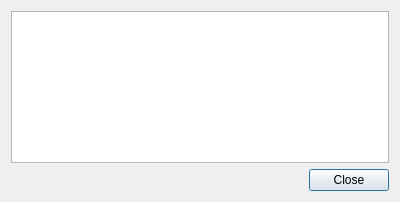
<?xml version="1.0" encoding="UTF-8"?>
<ui version="4.0">
 <class>frmComm</class>
 <widget class="QDialog" name="frmComm">
  <property name="geometry">
   <rect>
    <x>0</x>
    <y>0</y>
    <width>400</width>
    <height>202</height>
   </rect>
  </property>
  <property name="windowTitle">
   <string>Dialog</string>
  </property>
  <property name="windowIcon">
   <iconset>
    <normaloff>:/images/1267613805_add-address.png</normaloff>:/images/1267613805_add-address.png</iconset>
  </property>
  <layout class="QGridLayout" name="gridLayout">
   <item row="0" column="0">
    <widget class="QTableView" name="tableView">
     <property name="contextMenuPolicy">
      <enum>Qt::CustomContextMenu</enum>
     </property>
     <property name="selectionMode">
      <enum>QAbstractItemView::SingleSelection</enum>
     </property>
     <property name="selectionBehavior">
      <enum>QAbstractItemView::SelectRows</enum>
     </property>
    </widget>
   </item>
   <item row="1" column="0">
    <widget class="QDialogButtonBox" name="buttonBox">
     <property name="orientation">
      <enum>Qt::Horizontal</enum>
     </property>
     <property name="standardButtons">
      <set>QDialogButtonBox::Close</set>
     </property>
    </widget>
   </item>
  </layout>
 </widget>
 <resources/>
 <connections/>
</ui>
